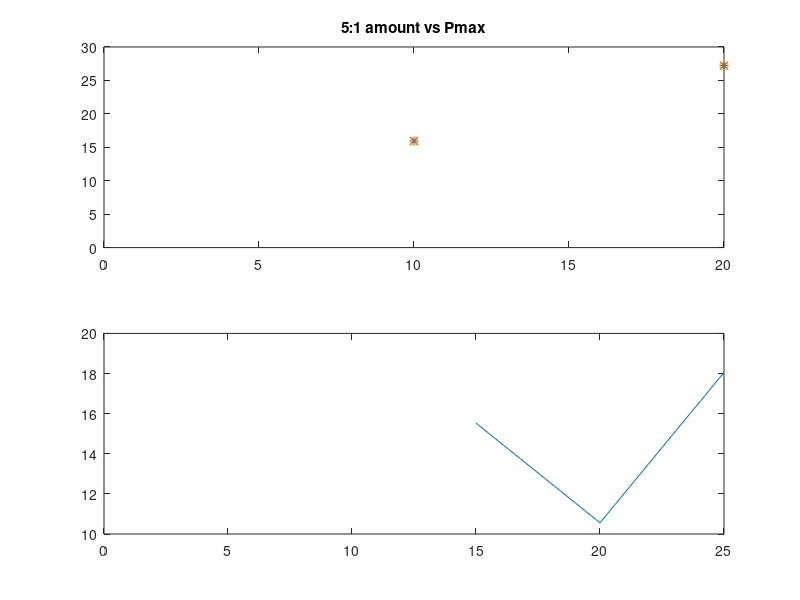

This chart was generated by the following MATLAB code:
close all
clear

res = [999999 899999 799999 699999 599999 499999 399999 299999 199999 99999 89999 79999 69999 59999 49999 39999 29999 19999 9999 8999 7999 6999 5999 4999 3999 2999 1999 999 899 799 699 599 499 399 299 199 99 89 79 69 59 49 39 29 19 9 8 7 6 5 4 3 2 1 0];

%--------------------------------------------------------------------------
%w 5 measurements, airampo

%stora b?garen
%mV, 999 999 - 0 Ohm
aC1_V = 200;
aC2_V = [600 600 530 530 529 529 529 528 528 527 526 522 521 520 518 517 515 513 509 507 497 486 443 431 418 401 377 343 297 232 160 073 064 057 49.1 40.6 32.5 24.4 16.2 8.0 7.2 6.4 5.6 4.7 3.9 3.0 2.2 1.4 0.6 0.4 0.3 0.3 0.2 0.1 0];

aB1_V = [402 402 396 393 388 385 374 374 363 358 349 336 330 323 316 306 296 287 286 282 283 284 282 192 073 052 026 023 021 19.7 17.0 14.2 8.7 5.8 2.8 2.5 2.2 1.9 1.6 1.3 1.0 0.7 0.4 0.1 0.1 0 0 0 0 0 0 0 0 0 0];
aB2_V = 490;
aB3_V = [566 566 564 563 561 559 557 555 553 550 547 540 539 533 527 522 516 509 498 474 402 374 340 310 276 235 193 149 101 48.5 43.6 38.6 33.5 28.6 23.5 18.9 14.0 9.2 4.5 4.0 3.5 3.1 2.6 2.1 1.6 1.2 0.7 0.3 0.2 0.2 0.1 0.1 0 0 0];

aC2_I = aC2_V./res;
aB1_I = aB1_V./res;
aB3_I = aB3_V./res;

% figure
% plot(aC2_I, aC2_V, aB1_I, aB1_V, aB3_I, aB3_V);
% legend('2C', '1B', '3B')
% title('1st airampo 2C 1B 3B')


%------------------------------------------------------------------------------------------------------
%------------------------------------------------------------------------------------------------------

%w 6 monday

%airampo, mV
aBprim1_V = [538 538 540 539 540 539 539 538 538 536 534 530 529 526 524 521 517 510 496 431 421 406 388 366 325 385 227 157 119 97 82 68 54 41 27 14 13 12 11 9 8 7 6 5 3 2 1 0.9 0.8 0.7 0.6 0.5 0.4 0.2 0];
aBprim1_I = aBprim1_V./res;
aBprim2_V = [612 612 610 609 609 608 607 606 605 604 603 601 600 598 597 595 593 589 583 564 559 552 545 535 521 500 565 389 201 175 155 135 115 105 56 37 19 17 14 12 10.5 8.6 7.0 5.1 4.0 2.0 1.5 1.3 1.1 0.9 0.7 0.6 0.4 0.2 0];
aBprim2_I = aBprim2_V./res;

aCprim1_V = [602 602 602 602 602 601 600 598 594 591 587 585 584 581 576 571 563 545 497 582 466 444 415 392 342 270 189 92.0 80.0 72.0 62.9 53.0 42.8 36.7 25.5 17.7 8.8 7.0 6.8 6.0 5.0 4.3 3.3 2.5 1.7 0.9 0.6 0.6 0.5 0.4 0.3 0.2 0.1 0 0];
aCprim1_I = aCprim1_V./res;
%felk?lla beh?vde s?tta p? silver 2ggr
aCprim2_V = [562 562 445 444 442 429 412 413 400 395 381 377 375 370 372 365 360 354 343 292 278 266 255 237 217 185 141 80 73.6 66.0 58.8 50.3 41.8 33.6 25.6 16.8 8.3 7.5 6.6 5.6 4.8 4.0 3.1 2.4 1.5 0.7 0.6 0.5 0.5 0.4 0.3 0.2 0.1 0 0];
aCprim2_V = aCprim2_V./res;

% figure
% subplot(2, 1, 1)
% plot(aBprim1_I, aBprim1_V, aBprim2_I, aBprim2_V)
% title('2nd airampo 1B 2B')
% xlim([0 0.55])
% legend('1', '2')
% subplot(2, 1, 2)
% plot(aCprim1_I, aCprim1_V, aCprim2_V, aCprim2_V)
% title('2nd airampo 1C 2C')
% xlim([0 0.55])
% legend('1', '2')


% %black maize ------------------------------------------------------------
%1:1
mX1_V = [516 516 511 509 506 504 502 500 496 491 477 467 463 455 447 437 423 401 365 270 204 183 161 142 122 99 77.0 53.8 25.5 22.1 19.2 17.1 13.6 11.4 8.8 6.5 4.3 2.1 1.9 1.6 1.4 1.2 0.9 0.7 0.5 0.3 0.2 0.1 0.1 0 0 0 0 0 0];
mX1_I = mX1_V./res;
mX2_V = [557 557 557 557 556 555 555 554 552 551 550 549 548 546 545 544 541 535 522 517 512 507 500 487 472 439 363 179 160 149 127 108 90.9 72.0 54.1 36.5 18.2 16.2 14.3 12.3 10.5 9.0 7.2 5.3 3.5 1.7 1.4 1.3 1.1 0.9 0.8 0.5 0.2 0.1 0];
mX2_I = mX2_V./res;

%2:1
mY1_V = [525 525 525 525 525 525 525 525 525 522 521 521 521 520 519 518 517 516 511 499 495 491 486 481 474 463 444 412 275 246 218 187 157 124 93 61 31 27 24 20 17.6 14.7 12.0 8.6 5.7 2.7 2.5 2.1 1.8 1.5 1.2 0.9 0.6 0.3 0];
mY1_I = mY1_V./res;
mY2_V = [584 584 584 583 583 583 582 581 581 580 576 575 574 571 571 569 567 562 553 530 520 512 501 488 467 435 280 177 123 113 98.7 85.1 69.4 55.2 41.3 27.0 13.9 12.5 10.7 9.4 7.9 6.6 5.3 3.9 2.6 1.2 1.1 1.0 0.8 0.7 0.6 0.4 0.3 0.2 0];
mY2_I = mY2_V./res;

%4:1
%m?ngden majs f?r andra m?tningen
mZ1_V = [536 536 536 535 535 534 534 533 532 531 530 528 528 527 525 524 522 519 510 506 502 497 492 486 475 460 428 307 277 246 219 186 157 134 94.2 63.5 32.2 28.8 25.3 22.3 19.0 15.7 12.6 9.4 6.1 2.8 2.5 2.3 1.9 1.6 1.3 0.9 0.6 0.2 0];
mZ1_I = mZ1_V./res;
mZ2_V = [530 530 528 529 528 527 526 526 525 524 523 522 521 510 519 517 516 513 504 501 499 496 492 486 478 463 437 336 307 280 247 210 177 142 108 71.4 35.0 31.3 27.6 24.0 21.5 18.6 13.0 10.1 6.6 3.1 2.8 2.5 2.1 1.8 1.4 1.1 0.7 0.4 0];
mZ2_I = mZ2_V./res;

%1:1
%mer majs ?n 2a, 15:15 ist?llet f?r 10:10
mXs1_V = [531 531 531 530 530 530 529 528 527 526 525 523 522 521 519 517 515 514 504 501 497 492 486 479 470 456 422 299 274 241 215 192 160 127 95.2 63.0 31.6 28.2 25.4 21.6 19.1 16.0 12.6 9.3 6.1 2.9 2.5 2.2 1.9 1.6 1.3 1.0 0.7 0.4 0];
mXs1_I = mXs1_V./res;
mXs2_V = [554 554 553 552 552 552 551 550 549 548 546 545 544 543 542 540 538 535 529 513 507 502 494 485 470 450 401 298 174 146 132 114 98 81 67.5 50.5 33.7 17.0 14.6 12.9 11.2 9.7 8.2 6.5 4.7 3.1 1.4 1.3 1.1 0.9 0.8 0.7 0.5 0.3 0];
mXs2_I = mXs2_V./res;

%? = w
%2:1, 15:7,5g
mYs1_V = [520 520 519 520 520 519 519 519 518 517 517 517 516 516 515 514 511 507 494 490 486 481 475 465 450 427 381 249 227 206 180 158 135 111 85.4 58.0 29.0 25.5 22.5 19.6 16.6 13.7 10.9 8.1 5.1 2.5 2.1 1.9 1.6 1.3 1.1 0.8 0.5 0.2 0];
mYs1_I = mYs1_V./res;
%ljus glappar
mYs2_V = [547 547 546 546 544 544 543 542 541 540 538 537 535 534 533 532 530 527 522 506 502 496 491 485 474 456 425 356 186 167 149 130 112 93.6 75.0 55.7 37.1 18.6 16.6 14.7 12.8 11.0 9.1 7.1 5.4 3.5 1.7 1.5 1.3 1.1 0.9 0.6 0.4 0.2 0];
mYs2_I = mYs2_V./res;

% figure
% subplot(5, 1, 1)
% plot(mX1_I, mX1_V, mX2_I, mX2_V)
% title('1st maize X')
% xlim([0 0.35])
% legend('1', '2')
% subplot(5, 1, 2)
% plot(mY1_I, mY1_V, mY2_I, mY2_V)
% title('1st maize Y')
% xlim([0 0.35])
% legend('1', '2')
% subplot(5, 1, 3)
% plot(mZ1_I, mZ1_V, mZ2_I, mZ2_V)
% title('1st maize Z')
% xlim([0 0.35])
% legend('1', '2')
% subplot(5, 1, 4)
% plot(mV1_I, mV1_V, mV2_I, mV2_V)
% title('1st maize V')
% xlim([0 0.35])
% legend('1', '2')
% subplot(5, 1, 5)
% plot(mW1_I, mW1_V, mW2_I, mW2_V)
% title('1st maize W')
% xlim([0 0.35])
% legend('1', '2')


%------------------------------------------------------------------------------------------------------
%------------------------------------------------------------------------------------------------------
%10/02
%3e m?tningen, majs och kanske airampo med polymer sen

%4 majs

%1:1 - en kvar
%m111_V = [366];
%m112_V = [150];
%ngt ?r fel - oklart vad
%m?ste ha f?rsk majs?
%elektrolyten ?r f?r gammal?
m113_V = [561 561 561 560 558 557 556 555 552 549 547 546 545 544 541 539 536 531 517 511 506 499 490 478 459 423 342 175 155 140 120 105 87 68 53 37 18 16 15 12.3 10.5 8.6 6.8 5.3 3.4 1.6 1.4 1.3 1.1 0.9 0.8 0.6 0.4 0.2 0];
m113_I = m113_V./res;

%2:1 - en kvar
%2 m?tna med d?liga utrustningen
m212_V = [550 550 548 547 545 545 544 543 541 549 539 537 536 535 534 533 531 528 521 518 516 512 508 502 494 480 451 348 325 298 265 230 181 142 111 76.2 42.0 37.1 33.3 29.1 25.1 20.7 16.6 12.3 8.1 3.9 3.5 3.1 2.6 2.2 1.8 1.3 0.9 0.5 0];
m212_I = m212_V./res;

%4:1
m411_V = []; %fuckad
m412_V = [615 615 614 614 613 612 611 610 609 607 606 604 603 601 600 597 593 588 570 563 557 549 539 523 498 448 335 166 146 130 113 97.4 81.4 66.5 48.8 32.3 16.2 14.5 12.8 11.2 9.6 8.0 6.3 4.7 3.1 1.5 1.3 1.2 1.0 0.8 0.7 0.6 0.4 0.2 0];
m412_I = m412_V./res;
m413_V = []; %rispad

%5:1
m511_V = [568 568 567 566 565 565 563 561 559 557 553 552 551 548 547 544 541 539 536 530 515 506 500 490 480 463 437 385 293 162 145 128 113 98.7 83.6 67.1 51.3 35.0 18.0 16.2 14.4 12.4 10.6 8.9 7.0 5.2 3.4 1.4 1.3 1.0 0.9 0.7 0.5 0.3 0];
m511_I = m511_V./res;
m512_V = [609 609 608 608 607 606 606 604 603 602 600 599 596 595 592 591 588 583 571 565 561 555 547 537 523 495 423 222 198 175 153 131 109 87.8 66.2 44.0 22.0 19.6 17.4 15.1 13.0 11.1 8.5 6.3 4.1 1.9 1.7 1.5 1.2 1.0 0.8 0.6 0.4 0.2 0];
m512_I = m512_V./res;
m513_V = []; %f?r l?g, 10mV h?gsta med bra m?tutrustning

%10:1
m1011_V = [620 620 620 620 620 619 618 617 616 614 612 611 610 609 607 605 602 597 581 575 570 563 555 543 523 491 412 215 190 170 150 128 106 85.0 63.6 42.1 20.9 18.6 16.6 14.3 12.2 10.1 8.0 6.0 3.9 1.9 1.6 1.4 1.2 1.0 0.8 0.6 0.4 0.2 0];
m1011_I = m1011_V./res;
m1012_V = [578 578 577 576 575 574 573 572 571 570 569 568 567 566 565 564 562 558 545 542 539 535 530 523 515 495 454 287 262 235 206 176 148 119 90.2 60.2 29.6 26.6 23.5 20.6 17.6 14.6 11.6 8.6 5.6 2.6 2.3 2.0 1.7 1.5 1.1 0.9 0.6 0.3 0];
m1012_I = m1012_V./res;
m1013_V = [589 589 589 589 588 588 587 587 586 585 584 582 581 579 578 576 574 572 568 562 545 537 530 521 510 492 460 404 306 165 147 132 117 101 85.0 68.4 51.6 34.9 16.0 14.2 12.3 10.6 8.8 7.0 5.2 3.4 1.6 1.5 1.3 1.1 0.9 0.7 0.5 0.4 0];
m1013_I = m1013_V./res; %hade 52 m?tpukter - la till 2 589 i b?rjan


m113_P = m113_V.*m113_I;
mX1_P = mX1_V.*mX1_I;
mX2_P = mX2_V.*mX2_I;
mXs1_P = mXs1_V.*mXs1_I;
mXs2_P = mXs2_V.*mXs2_I;
m212_P = m212_V.*m212_I;
mY1_P = mY1_V.*mY1_I;
mY2_P = mY2_V.*mY2_I;
mYs1_P = mYs1_V.*mYs1_I;
mYs2_P = mYs2_V.*mYs2_I;
m412_P = m412_V.*m412_I;
mZ1_P = mZ1_V.*mZ1_I;
mZ2_P = mZ2_V.*mZ2_I;
m511_P = m511_V.*m511_I;
m512_P = m512_V.*m512_I;
m1011_P = m1011_V.*m1011_I;
m1012_P = m1012_V.*m1012_I;
m1013_P = m1013_V.*m1013_I;

%27/2 -----------------------------------------------------
%sista omgangen mata majs, bestamma konc
%monicas matutrustning
%----------------------------------------------------------

%4.3-5V i grund?
%from 2.59 p?hittat pga m?tfel
m511_15_V = [487 486 485 483 481 478 474 466 447 353 325 301 267 235 200 163 126 86 46 39 36 31 28 23 19 17 20 7.12 6.35 6.43 6.33 5.91 5.76 4.19 4.30 3.37 3.03 2.96 2.89 2.85 2.81 2.76 2.72 2.70 2.69 2.66 2.56 2.0 1.71 1.21 1.0 1.0 0.7 0.3 0];
m511_15_I = m511_15_V./res;
m511_15_P = m511_15_V.*m511_15_I;
m512_15_V = [501 501 501 501 500 500 500 499 496 495 494 492 491 489 485 479 466 414 394 371 341 305 262 216 166 113 54 49.3 49.3 43.9 38.4 32.8 27.4 21.9 16.5 10.8 5.3 4.8 4.2 3.6 3.1 2.5 2.0 1.4 0.9 0.3 0.3 0.2 0.2 0.1 0.1 0 0 0 0];
m512_15_I = m512_15_V./res;
m512_15_P = m512_15_V.*m512_15_I;
m513_15_V = [517 517 516 515 515 514 514 513 513 511 508 506 504 503 501 499 495 489 476 420 401 378 348 311 270 222 172 119 57.2 51.5 45.8 40.0 34.4 28.6 22.9 17.2 11.5 5.7 5.1 4.6 4.0 3.4 2.9 2.3 1.7 1.1 0.6 0.5 0.4 0.3 0.3 0.2 0.1 0.1 0];
m513_15_I = m513_15_V./res;
m513_15_P = m513_15_V.*m513_15_I;
%m514_15_V = []; %gav inget
%m514_15_I = m514_15_V./res;
%m514_15_P = m514_15_V.*m514_15_I;

m511_20_V = [504 504 504 503 502 501 500 499 497 492 478 472 466 460 449 434 409 354 297 170 143 127 112 97.0 64.4 48.9 33.3 16.0 14.4 12.8 11.2 9.6 8.0 6.4 4.8 3.2 1.6 1.4 1.3 1.1 1.0 0.8 0.7 0.5 0.3 0.2 0.2 0.1 0.1 0.1 0.1 0.1 0.1 0 0];
m511_20_I = m511_20_V./res;
m511_20_P = m511_20_V.*m511_20_I;
m512_20_V = [512 511 510 510 509 508 508 507 505 500 498 496 494 492 488 481 470 444 325 300 273 244 213 181 148 114 78.1 37.6 33.7 30 26.2 22.4 18.6 15.0 11.2 7.5 3.8 3.4 3.0 2.6 1.9 1.5 1.1 0.7 0.5 0.4 0.3 0.3 0.3 0.2 0.2 0.1 0.1 0.1 0];
m512_20_I = m512_20_V./res;
m512_20_P = m512_20_V.*m512_20_I;
m513_20_V = [529 528 528 527 526 526 525 523 520 511 508 505 501 496 487 474 448 387 252 218 196 174 150 126 102 77.7 53.0 25.5 22.7 20.1 17.6 15.1 12.6 10.1 7.6 5.0 2.5 2.3 2.0 1.8 1.5 1.3 1.0 0.8 0.5 0.3 0.2 0.2 0.2 0.2 0.1 0.1 0.1 0.1 0];
m513_20_I = m513_20_V./res;
m513_20_P = m513_20_V.*m513_20_I;
%m514_20_V = []; %borta!
%m514_20_I = m514_20_V./res;
%m514_20_P = m514_20_V.*m514_20_I;
%m515_20_V = []; %gav inget
%m515_20_I = m515_20_V./res;
%m515_20_P = m515_20_V.*m515_20_I;

m511_25_V = [505 506 506 506 506 505 505 504 503 500 ...
    498 497 496 494 491 488 482 469 418 ...
    400 380 352 321 281 231 180 125 60.4 ...
    54.3 48.3 42.3 36.2 30.2 24.1 18.1 12.1 6.1 ...
    5.5 4.9 4.3 3.7 3.0 2.4 1.8 1.2 0.6 ...
    0.5 0.5 0.4 0.3 0.3 0.2 0.2 0.1 0];
m511_25_I = m511_25_V./res;
m511_25_P = m511_25_V.*m511_25_I;
m512_25_V = [497 497 497 496 496 495 495 494 493 489 ...
    487 486 484 482 479 475 468 452 378 ...
    355 326 294 260 222 182 140 95.8 46.1 ...
    41.3 36.8 32.3 27.6 23.0 18.4 13.9 9.3 4.6 ...
    4.2 3.7 3.2 2.8 2.3 1.9 1.4 0.9 0.5 ...
    0.4 0.4 0.3 0.3 0.2 0.2 0.1 0.1 0];
m512_25_I = m512_25_V./res;
m512_25_P = m512_25_V.*m512_25_I;
%m513_25_V = []; %rispad
%m513_25_I = m513_25_V./res;
%m513_25_P = m513_25_V.*m513_25_I;

m1011_25_V = [485 480 478 477 476 475 474 472 470 467 ...
    463 461 459 457 454 449 443 431 386 ...
    370 354 334 307 276 237 195 143 75.5 ...
    68.5 61.3 54.1 46.7 39.2 31.6 23.8 16.1 8.1 ...
    7.3 6.5 5.7 4.9 4.0 3.2 2.4 1.6 0.8 ...
    0.7 0.6 0.5 0.4 0.4 0.3 0.2 0.1 0];
m1011_25_I = m1011_25_V./res;
m1011_25_P = m1011_25_V.*m1011_25_I;
%m1012_25_V = [];
%m1012_25_I = m1012_25_V./res;
%m1012_25_P = m1012_25_V.*m1012_25_I;
%m1013_25_V = [];
%m1013_25_I = m1013_25_V./res;
%m1013_25_P = m1013_25_V.*m1013_25_I;

m2011_25_V = [520 520 519 518 518 517 517 516 515 512 511 510 508 507 505 503 498 490 461 451 441 426 404 368 316 250 174 84.1 75.0 66.7 58.7 50.4 42.1 33.3 25.0 16.8 8.3 7.5 6.6 5.8 5.0 4.1 3.3 2.5 1.6 0.8 0.7 0.6 0.5 0.5 0.4 0.3 0.2 0.1 0];
m2011_25_I = m2011_25_V./res;
m2011_25_P = m2011_25_V.*m2011_25_I;
m2012_25_V = [520 519 519 519 518 517 516 516 515 512 ...
    510 509 508 506 504 501 496 484 443 ...
    424 404 377 341 297 246 191 132 63.8 ...
    56.9 50.4 44.2 38.2 31.8 25.3 19.0 12.7 6.3 ...
    5.7 5.0 4.4 3.8 3.1 2.5 1.9 1.2 0.6 ...
    0.5 0.5 0.4 0.3 0.3 0.2 0.1 0.1 0];
m2012_25_I = m2012_25_V./res;
m2012_25_P = m2012_25_V.*m2012_25_I;
m2013_25_V = [503 502 502 501 501 500 499 497 496 492 ...
    488 486 484 482 479 475 468 455 405 ...
    383 364 341 313 280 240 190 137 71.3 ...
    63.9 57.0 50.3 43.3 36.2 29.1 22.0 14.7 7.4 ...
    6.7 5.9 5.1 4.4 3.7 2.9 2.2 1.4 0.7 ...
    0.6 0.6 0.5 0.4 0.3 0.3 0.2 0.1 0];
m2013_25_I = m2013_25_V./res;
m2013_25_P = m2013_25_V.*m2013_25_I;

konc = 1:1:20;
corn_am = [0 5 10 15 20 25];
am_51 = [NaN NaN NaN 15.53 10.56 18.05];

pmax15 = zeros(1, 20);
for i=1:20
    pmax15(i) = NaN;
end

pmax15(5) = am_51(1);  %fel?: 20.41
pmax15(10) = 15.94;
pmax15(20) = 27.21;

pmax20 = pmax15;
pmax20(5) = am_51(2);

pmax25 = pmax15;
pmax25(5) = am_51(3);

figure
subplot(2, 1, 1)
plot(konc, pmax15, '*-', konc, pmax20, 'x-', konc, pmax25, 'o-')
ylim([0 30])
title('5:1 amount vs Pmax')
subplot(2, 1, 2)
plot(corn_am, am_51)

% figure %5:1, max utan fel 18.05, nr2 15.53
% subplot(2, 1, 1)
% plot(m511_15_I, m511_15_P, '-*', m512_15_I, m512_15_P, '-*', m513_15_I, m513_15_P, '-*', ...
%     m511_20_I, m511_20_P, '-.', m512_20_I, m512_20_P, '-.', m513_20_I, m513_20_P, '-.', ...
%     m511_25_I, m511_25_P, '-o', m512_25_I, m512_25_P, '-o')
% legend('15 fel', '15', '15', ...
%     '20', '20', '20', ...
%     '25', '25')
% xlim([0 0.15])
% title('5:1, I vs P')
% subplot(2, 1, 2)
% plot(m511_15_I, m511_15_V, '-*', m512_15_I, m512_15_V, '-*', m513_15_I, m513_15_V, '-*', ...
%     m511_20_I, m511_20_V, '-.', m512_20_I, m512_20_V, '-.', m513_20_I, m513_20_V, '-.', ...
%     m511_25_I, m511_25_V, '-o', m512_25_I, m512_25_V, '-o')
% legend('15 fel', '15', '15', ...
%     '20', '20', '20', ...
%     '25', '25')
% xlim([0 0.15])
% title('I vs V')
% 
% figure %10:1, max 15.94
% subplot(2, 1, 1)
% plot(m1011_25_I, m1011_25_P)
% xlim([0 0.15])
% title('10:1, I vs P')
% subplot(2, 1, 2)
% plot(m1011_25_I, m1011_25_V)
% xlim([0 0.15])
% title('I vs V')
% 
% figure %20:1, max 27.21, nr2 20.4
% subplot(2, 1, 1)
% plot(m2011_25_I, m2011_25_P, m2012_25_I, m2012_25_P, m2013_25_I, m2013_25_P)
% xlim([0 0.15])
% title('20:1, I vs P')
% subplot(2, 1, 2)
% plot(m2011_25_I, m2011_25_V, m2012_25_I, m2012_25_V, m2013_25_I, m2013_25_V)
% xlim([0 0.15])
% title('I vs V')

%plotta alla sista matningen 3e
% figure
% %5:1
% subplot(3, 1, 1)
% plot(m511_15_I, m511_15_P, m512_15_I, m512_15_P, m513_15_I, m513_15_P, ...
%     m511_20_I, m511_20_P, m512_20_I, m512_20_P, m513_20_I, m513_20_P, ...
%     m511_25_I, m511_25_P, m512_25_I, m512_25_P, ...
%     m2011_25_I, m2011_25_P, ...
%     m2011_25_I, m2011_25_P, m2012_25_I, m2012_25_P, m2013_25_I, m2013_25_P)
% legend('51,15 fel', '51,15', '51,15', ...
%     '51,20', '51,20', '51,20', ...
%     '51,25', '51,25', ...
%     '10', ...
%     '20,20', '20,20', '20,20')
% xlim([0 0.15])
% title('I vs P')
% 
% subplot(3, 1, 2)
% plot(m511_15_I, m511_15_V, m512_15_I, m512_15_V, m513_15_I, m513_15_V, ...
%     m511_20_I, m511_20_V, m512_20_I, m512_20_V, m513_20_I, m513_20_V, ...
%     m511_25_I, m511_25_V, m512_25_I, m512_25_V, ...
%     m2011_25_I, m2011_25_V, ...
%     m2011_25_I, m2011_25_V, m2012_25_I, m2012_25_V, m2013_25_I, m2013_25_V)
% xlim([0 0.15])
% title('I vs V')
% legend('51,15 fel', '51,15', '51,15', ...
%     '51,20', '51,20', '51,20', ...
%     '51,25', '51,25', ...
%     '10', ...
%     '20,20', '20,20', '20,20')

% figure
% subplot(5, 2, 1)
% plot(m113_I, m113_V) %mY1_I, mY1_V, mY2_I, mY2_V, 
% title('1st + 2nd maize 1:1')
% xlim([0 0.55])
% ylim([0 700])
% legend('Y1', 'Y2', '1:1')
% subplot(5, 2, 3)
% plot(m212_I, m212_V)
% title('2nd maize 2:1')
% xlim([0 0.55])
% ylim([0 700])
% %legend('Y1', 'Y2', '1.1')
% subplot(5, 2, 5)
% plot(m412_I, m412_V) %mZ1_I, mZ1_V, mZ2_I, mZ2_V, 
% title('1st + 2nd maize 4:1')
% xlim([0 0.55])
% ylim([0 700])
% legend('1Z', '2Z', '1')
% subplot(5, 2, 7)
% plot(m511_I, m511_V, m512_I, m512_V) %en f?r d?lig
% title('2nd maize 5:1')
% xlim([0 0.55])
% ylim([0 700])
% subplot(5, 2, 9)
% plot(m1011_I, m1011_V, m1012_I, m1012_V, m1013_I, m1013_V)
% title('2nd maize 10:1')
% xlim([0 0.55])
% ylim([0 700])
% subplot(5, 2, 2)
% plot(mX1_I, mX1_V, mX2_I, mX2_V)
% title('1st maize X')
% xlim([0 0.55])
% ylim([0 700])
% legend('1', '2')
% subplot(5, 2, 4)
% plot(mY1_I, mY1_V, mY2_I, mY2_V)
% title('1st maie Y')
% xlim([0 0.55])
% ylim([0 700])
% legend('1', '2')
% subplot(5, 2, 6)
% plot(mZ1_I, mZ1_V, mZ2_I, mZ2_V)
% title('1st maize Z')
% xlim([0 0.55])
% ylim([0 700])
% legend('1', '2')
% subplot(5, 2, 8)
% plot(mV1_I, mV1_V, mV2_I, mV2_V)
% title('1st maize V')
% xlim([0 0.55])
% ylim([0 700])
% legend('1', '2')
% subplot(5, 2, 10)
% plot(mW1_I, mW1_V, mW2_I, mW2_V)
% title('1st maize W')
% xlim([0 0.55])
% ylim([0 700])
% legend('1', '2')

% figure
% subplot(5, 1, 1)
% plot(m113_I, m113_V, mX1_I, mX1_V, mX2_I, mX2_V, mXs1_I, mXs1_V, mXs2_I, mXs2_V)
% title('1st + 2nd maize 1:1')
% xlim([0 0.55])
% ylim([0 700])
% legend('11', 'X1', 'X2', 'Xs1', 'Xs2')
% subplot(5, 1, 2)
% plot(m212_I, m212_V, mY1_I, mY1_V, mY2_I, mY2_V, mYs1_I, mYs1_V, mYs2_I, mYs2_V)
% title('2nd maize 2:1')
% xlim([0 0.55])
% ylim([0 700])
% legend('21', 'Y1', 'Y2', 'Ys1', 'Ys2')
% subplot(5, 1, 3)
% plot(m412_I, m412_V, mZ1_I, mZ1_V, mZ2_I, mZ2_V) 
% title('1st + 2nd maize 4:1')
% xlim([0 0.55])
% ylim([0 700])
% legend('1', '1Z', '2Z')
% subplot(5, 1, 4)
% plot(m511_I, m511_V, m512_I, m512_V) %en f?r d?lig
% title('2nd maize 5:1')
% xlim([0 0.55])
% ylim([0 700])
% subplot(5, 1, 5)
% plot(m1011_I, m1011_V, m1012_I, m1012_V, m1013_I, m1013_V)
% title('2nd maize 10:1')
% xlim([0 0.55])
% ylim([0 700])

%m?tfel p? nr 29 (-30) motsvarar 899 Ohm
%efficiency w/ measurement errors
% figure
% %1:1
% subplot(6, 1, 1)
% plot(m113_I, m113_P, mX1_I, mX1_P, mX2_I, mX2_P, mXs1_I, mXs1_P, mXs2_I, mXs2_P, '-*', [0 200], [89.49 89.49], 'k')
% title('P 1st + 2nd maize 1:1')
% xlim([0 0.55])
% ylim([0 200])
% legend('11', 'X1', 'X2', 'Xs1', 'Xs2', 'Pmax 89.49')
% ylabel('Efficiency P')
% %2:1
% subplot(6, 1, 2)
% plot(m212_I, m212_P, mY1_I, mY1_P,  '-*', mY2_I, mY2_P, mYs1_I, mYs1_P, mYs2_I, mYs2_P, '-*', [0 200], [169.9 169.9], 'k', [0 200], [121.2 121.2], 'k')
% title('P 2nd maize 2:1')
% xlim([0 0.55])
% ylim([0 200])
% legend('21', 'Y1', 'Y2', 'Ys1', 'Ys2', 'Pmax? 169.9', 'Pmax 121.2')
% %4:1
% subplot(6, 1, 3)
% plot(m412_I, m412_P, mZ1_I, mZ1_P, mZ2_I, mZ2_P, [0 200], [113 113], 'k') 
% title('P 1st + 2nd maize 4:1')
% xlim([0 0.55])
% ylim([0 200])
% legend('1', '1Z', '2Z', 'Pmax 113')
% %5:1
% subplot(6, 1, 4)
% plot(m511_I, m511_P, '-*', m512_I, m512_P, m511_15_I, m511_15_P, m512_15_I, m512_15_P, [0 200], [148.4 148.4], 'k', [0 200], [89.51 89.51], 'k') %en f?r d?lig
% title('P 2nd maize 5:1')
% xlim([0 0.55])
% ylim([0 200])
% legend('Pmax? 148.4', 'Pmax 89.51')
% %10:1
% subplot(6, 1, 5)
% plot(m1011_I, m1011_P, m1012_I, m1012_P, m1013_I, m1013_P,  '-*', [0 200], [163.4 163.4], 'k', [0 200], [103.1 103.1], 'k')
% title('P 2nd maize 10:1')
% xlim([0 0.55])
% ylim([0 200])
% legend('Pmax? 163.4', 'Pmax 103.1')
% %20:1
% subplot(6, 1, 6)
% plot(m1011_I, m1011_P, m1012_I, m1012_P, m1013_I, m1013_P,  '-*', [0 200], [163.4 163.4], 'k', [0 200], [103.1 103.1], 'k')
% title('P 2nd maize 10:1')
% xlim([0 0.55])
% ylim([0 200])
% legend('Pmax? 163.4', 'Pmax 103.1')
% 
% %effiency without measurement errors
% figure
% subplot(5, 1, 1)
% plot(m113_I, m113_P, mX1_I, mX1_P, mX2_I, mX2_P, mXs1_I, mXs1_P, [0 200], [89.49 89.49], 'k')
% title('P 1st + 2nd maize 1:1')
% xlim([0 0.55])
% ylim([0 200])
% legend('11', 'X1', 'X2', 'Xs1', 'Pmax 89.49')
% ylabel('Efficiency P')
% subplot(5, 1, 2)
% plot(m212_I, m212_P, mY2_I, mY2_P, mYs1_I, mYs1_P, [0 200], [121.2 121.2], 'k')
% title('P 2nd maize 2:1')
% xlim([0 0.55])
% ylim([0 200])
% legend('21', 'Y2', 'Ys1', 'Pmax 121.2')
% subplot(5, 1, 3)
% plot(m412_I, m412_P, mZ1_I, mZ1_P, mZ2_I, mZ2_P, [0 200], [113 113], 'k') 
% title('P 1st + 2nd maize 4:1')
% xlim([0 0.55])
% ylim([0 200])
% legend('1', '1Z', '2Z', 'Pmax 113')
% subplot(5, 1, 4)
% plot(m512_I, m512_P, [0 200], [89.51 89.51], 'k') %en f?r d?lig
% title('P 2nd maize 5:1')
% xlim([0 0.55])
% ylim([0 200])
% legend('Pmax 89.51')
% subplot(5, 1, 5)
% plot(m1011_I, m1011_P, m1012_I, m1012_P, [0 200], [103.1 103.1], 'k')
% title('P 2nd maize 10:1')
% xlim([0 0.55])
% ylim([0 200])
% legend('Pmax 103.1')


%konc vs Pmax
pmax_meas = zeros(1, 20);  %m matfel
pmax_meas(1) = 89.49;
pmax_meas(2) = 121.2;
pmax_meas(4) = 113;
pmax_meas(5) = 148.4;
pmax_meas(10) = 163.4;
pmax = pmax_meas;
pmax(5) = 89.51;
pmax(10) = 103.1;

pmax3 = pmax_meas;

% figure
% plot(konc, pmax_meas, '*-', konc, pmax, '*-');

%airampo omgang 3 ---------------------------------------------------------
%med polymerpapper

a31_V = [480 479 477 476 476 475 474 473 471 467 465 463 461 458 455 449 441 424 374 353 335 317 300 268 228 184 130 65.0 56.8 50.0 43.9 37.4 31.4 25.2 18.9 12.3 6.1 5.4 4.7 3.6 2.5 2.0 1.6 1.2 0.8 0.7 0.7 0.6 0.6 0.1 0.1 0.1 0 0 0];
a31_I = a31_V./res;

% figure
% plot(aBprim1_I, aBprim1_V, aBprim2_I, aBprim2_V, a31_I, a31_V)
% title('2nd airampo Bprim Bpoly')
% xlim([0 0.55])
% legend('1', '2', 'poly')
